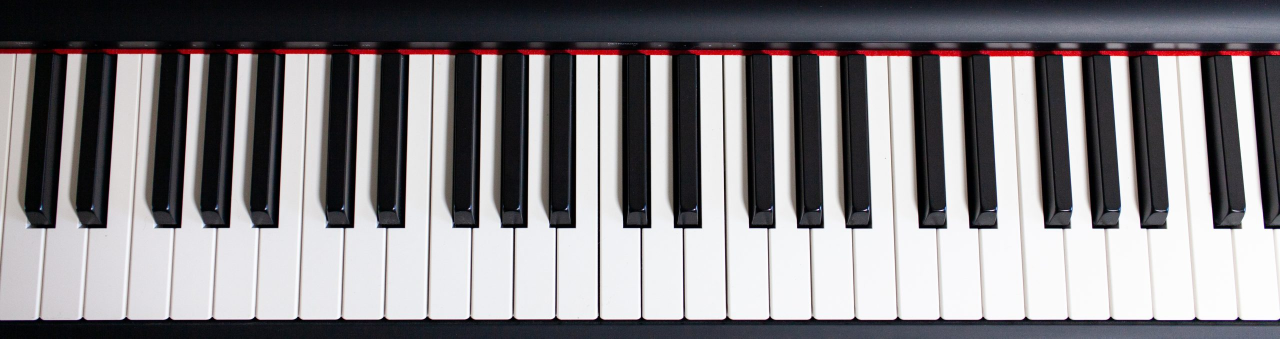
#> input picture above.jpeg, 2560 x 677 px (shown at 1/2 size)
$ python keyboard3.py
#> lines starting #> are read from the running program, lines starting #| are printed output that depends on the picture; after the words box and inside, x2 and y2 are one past the last pixel; in counts of white or black regions, pixels touching at a corner belong together; long printed decimals are rounded
import cv2
import numpy as np
import statistics


# input
image = cv2.imread('above.jpeg')
#> image is the input picture: shape (677, 2560, 3); mean B, G, R 135.9, 132.8, 135.3
ycrcb_image = cv2.cvtColor(image, cv2.COLOR_BGR2YCrCb)
#> ycrcb_image: shape (677, 2560, 3); mean of channels 0, 1, 2 133.9, 129, 129.1

# filter thresholds
lower_bound = np.array([ 100, 0, 0], dtype="uint8")
upper_bound = np.array([ 255, 145, 255], dtype="uint8")

# Create a binary mask based on the color filter thresholds
mask = cv2.inRange(ycrcb_image, lower_bound, upper_bound)
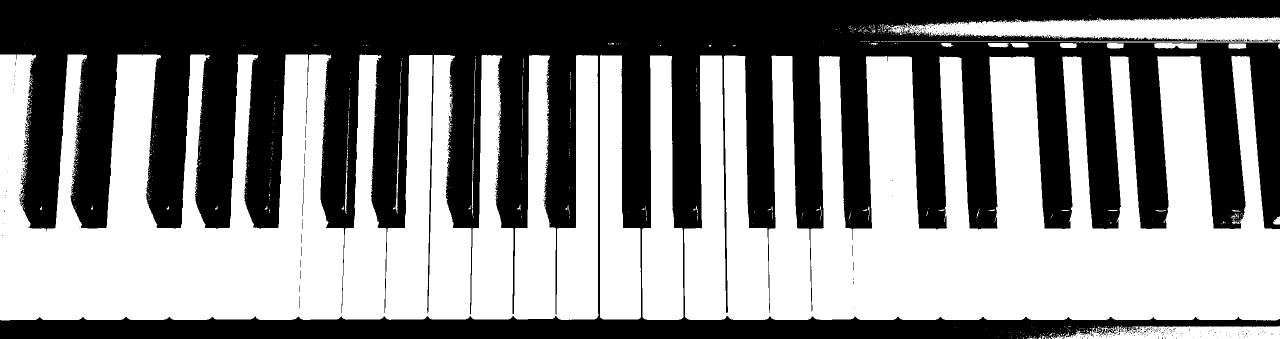
#> mask: shape (677, 2560) (shown at 1/2 size); 53.4% white; 423 black regions (410 under 20 px), largest, box (x1, y1, x2, y2) and area: (0, 0, 2560, 677) 805884, (2412, 77, 2489, 83) 205, (605, 383, 608, 432) 49

# Apply the mask to the original image to obtain the filtered image
filtered_image = cv2.bitwise_and(image, image, mask=mask)
image = filtered_image.copy()
image = cv2.GaussianBlur(image,(5,5),0)

# Display the filtered image
cv2.imshow('Filtered Image', filtered_image)

lower, upper = 0,0

# Convert the image to the HSV color space
hsv_image = cv2.cvtColor(filtered_image, cv2.COLOR_BGR2HSV)
#> hsv_image: shape (677, 2560, 3); mean H, S, V 40.8, 3.7, 120.3
static_color=False

for scan in range(0,image.shape[0],(int)(image.shape[0]/15))  :
     pt1_j = (int(0), int(scan))
     pt2_j = (int(image.shape[1]), int(scan))
     color_changes=0

     for x in range (0,int(image.shape[1]), int(image.shape[1]/120)):
            # Extract the color values
            h, s, v = hsv_image[scan, x]

        # Compare the color values of adjacent pixels
            if x > pt1_j[0]:
                prev_h, prev_s, prev_v = hsv_image[scan, x - 1]
                color_distance = int(np.sqrt((h - prev_h) ** 2 + (s - prev_s) ** 2 + (v - prev_v) ** 2))
                if color_distance > 30:
                    color_changes = color_changes+1

     if color_changes > 20:
          if static_color==True and lower!=0:
            continue
          elif static_color==True and lower==0:
            upper, lower= int(scan), int(scan)
            #cv2.line(image, pt1_j, pt2_j, (0, 255, 255), 3)
            static_color=False
          else:
            #cv2.line(image, pt1_j, pt2_j, (0, 255, 255), 3)
            static_color=False
            lower = int(scan)
     else :
          static_color =True
#> after the loop, upper = 45
print("upper", upper, "lower", lower)
#| upper 45 lower 45
if upper >=0 and lower>0 and upper!=lower and lower < image.shape[0]:
    image = image[upper-25:lower+25, :]
    cv2.imshow('Cropped Image', image)


# Convert the image to grayscale
gray = cv2.cvtColor(image, cv2.COLOR_BGR2GRAY)

# Resize the grayscale image to 160x120 pixels
#gray = cv2.resize(gray, (460, 120))

# Binarize the resized grayscale image with a threshold of 150
_, binarized = cv2.threshold(gray, 150, 255, cv2.THRESH_BINARY)
#> binarized: shape (677, 2560); 48% white; 20 white regions (7 under 20 px), largest, box (x1, y1, x2, y2) and area: (1449, 111, 2560, 640) 371105, (81, 109, 942, 639) 266666, (1369, 111, 1453, 639) 29842


# Apply Canny edge detection to the grayscale image
edges = cv2.Canny(binarized, 50, 150, apertureSize=3)
#> edges: shape (677, 2560); 1.7% white in thin lines or dots, all inside (x1, y1, x2, y2) = (0, 87, 2560, 640)

# Find contours in the edge-detected image
contours, _ = cv2.findContours(edges, cv2.RETR_EXTERNAL, cv2.CHAIN_APPROX_SIMPLE)
#> contours = 147 contours, 135 with area under 20; largest, box (x1, y1, x2, y2) and area: (941, 109, 1111, 639) 49411, (1368, 110, 1453, 639) 29842, (1112, 109, 1196, 639) 29154, (1200, 110, 1282, 639) 27088, (1284, 110, 1367, 639) 27006

# Draw the detected contours on a separate image
contour_image = np.zeros_like(image)
cv2.drawContours(contour_image, contours, -1, (255, 0, 255), 1)
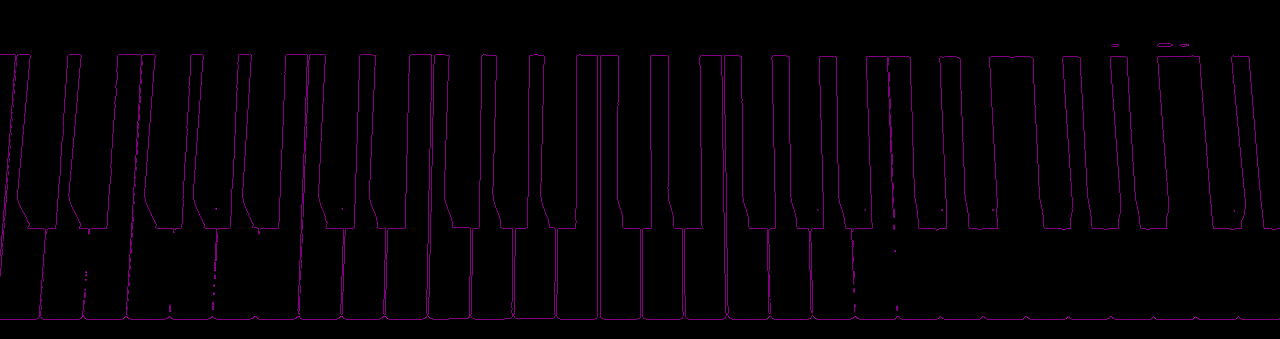
#> contour_image: shape (677, 2560, 3) (shown at 1/2 size); mean of channels 0, 1, 2 4.4, 0, 4.4; drawn as B, G, R

incident_pnts = []
def contour_and_line(contour, rho, theta, image, incident_pnts):
    distances = []
    for point in contour:
        x0, y0 = point[0]
        a = np.cos(theta)
        b = np.sin(theta)
        x = a * rho
        y = b * rho
        x1 = int(x + 1000 * (-b))
        y1 = int(y + 1000 * (a))
        if y0<=(int)(min1 + (max1 - min1)/12): #and x1 <  min1 + 8 and x1 > min1 - 8:
            cv2.circle(image, (x0, (int)(min1 + (max1 - min1)/12)), 2, (0, 255, 0), 1)  # Mark the incident points on the line
            incident_pnts.append((x0, (int)(min1 + (max1 - min1)/12)))

# Display the image with the drawn contours
#cv2.imshow('Detected Contours', contour_image)


# Apply Hough line transform to detect lines in the image
#lines = cv2.HoughLines(edges, 1, np.pi/180, threshold=100)
cdst = cv2.cvtColor(edges, cv2.COLOR_GRAY2BGR)
cdstP = np.copy(cdst)

lines = cv2.HoughLines(edges, 1, np.pi / 180, 150, None, 0, 0)
#> lines = 50 rows, first 8: [638, 1.57], [456, 1.57], [1200, 0], [1194, 0], [-1440, 3.12], [-1445, 3.12], [-1727, 3.11], [1152, 0]
#lines = cv2.HoughLines(edges, 1, np.pi / 180, 200)

cartesian_lines = []
angles = []
sum=0

max1 = 0
max2 = 0
min1 = image.shape[0]-1
#> min1 = 676
min2 = image.shape[0]-1
#> min2 = 676
end = 0
rhoBlue=0
thetaBlue=0
vertical_inclination, vertical_counter=0,0

if lines is not None:
        for i in range(0, len(lines)):
            rho = lines[i][0][0]
            theta = lines[i][0][1]
            a = np.cos(theta)
            b = np.sin(theta)
            angle = np.arctan2(b, a)  # angle of the line
            angles.append(angle)
            sum = sum+np.abs(angle)
            x0 = a * rho
            y0 = b * rho
            pt1 = (int(x0 + 1000*(-b)), int(y0 + 1000*(a)))
            pt2 = (int(x0 - 1000*(-b)), int(y0 - 1000*(a)))
            if (theta < 0.1) or (theta > np.pi - 0.1):
                 #cv2.line(cdst, pt1, pt2, (0, 255, 255), 1)
                 vertical_inclination=vertical_inclination+np.abs(angle)
                 vertical_counter = vertical_counter+1
            else:
                cv2.line(cdst, pt1, pt2, (0, 0, 255), 1)
                #print("pt1_y ", pt1[1], " pt2_y ", pt2[1])

                if max1 < pt1[1]:
                  max1 = pt1[1]
                  rhoBlue = rho
                  thetaBlue = theta
                if max2 < pt2[1]:
                    max2 = pt2[1]
                    rhoBlue = rho
                    thetaBlue = theta
                if min1 > pt1[1]:
                    min1 = pt1[1]
                    rhoBlue = rho
                    thetaBlue = theta
                if min2 > pt2[1]:
                    min2 = pt2[1]
                    rhoBlue = rho
                    thetaBlue = theta
                if end < pt2[0]:
                    end = pt2[0]
                    rhoBlue = rho
                    thetaBlue = theta
#> this loop made 50 passes
#> (rho, theta, a, b, angle, sum, x0, y0) on pass 1: (638, 1.57, -4.37e-08, 1, 1.57, 1.57, -2.79e-05, 638)
#> (rho, theta, a, b, angle, sum, x0, y0) on passes 2, 9: (456, 1.57, -4.37e-08, 1, 1.57, 3.14, -1.99e-05, 456), (109, 1.57, -4.37e-08, 1, 1.57, 14.07, -4.76e-06, 109)
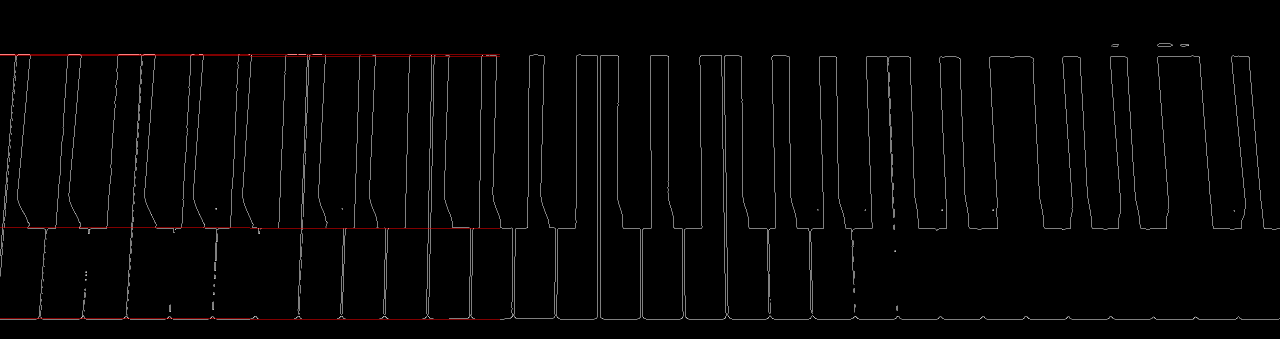
#> cdst: shape (677, 2560, 3) (shown at 1/2 size); mean B, G, R 4.3, 4.3, 4.9
#> after the loop, angles = 50 values, max 3.12 at index 4, min 0 at index 2, mean 1.26; end = 999; max1 = 637; max2 = 638; min1 = 108; min2 = 109; rhoBlue = 109; sum = 63.09; thetaBlue = 1.57; vertical_counter = 46; vertical_inclination = 56.81
        print("min1 ", min1, ",min2 ", min2, " max1 ", max1, " max2-",max2)
#| min1  108 ,min2  109  max1  637  max2- 638
        cv2.line(cdst, (0, (int)(min1 + (max1 - min1)/12)), (end, (int)(min2 + (max2 - min2)/12)), (255,0,0), 1, cv2.LINE_AA)
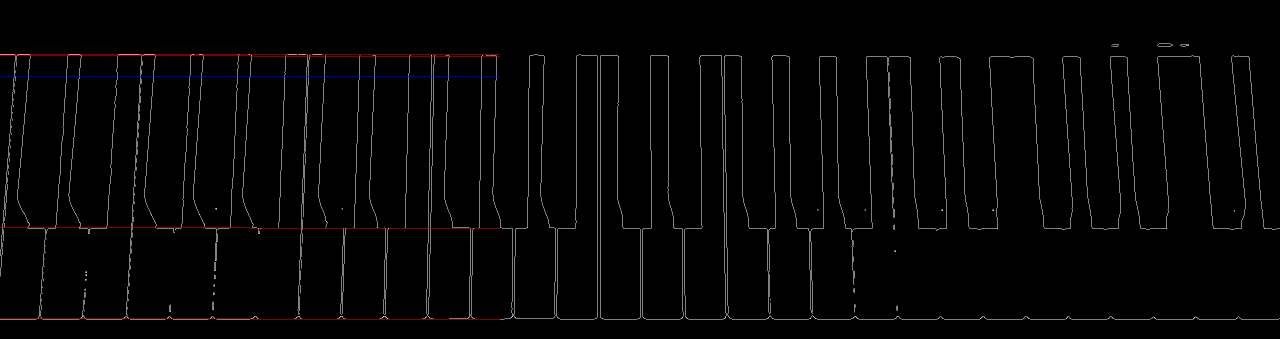
#> cdst: shape (677, 2560, 3) (shown at 1/2 size); 0.17% of pixels changed, all inside (x1, y1, x2, y2) = (0, 151, 1001, 155)


# Iterate through contours and Hough lines to calculate distances
for i, contour in enumerate(contours):
    distance = contour_and_line(contour, rhoBlue, thetaBlue, image, incident_pnts)
#> this loop made 147 passes
avg = sum / len(lines)
#> avg = 1.26
avg_vertical=vertical_inclination/vertical_counter
#> avg_vertical = 1.24
print("media", avg)
#| media 1.262

def discardOutliersLines(lines):
# threshold for angle similarity
    angle_threshold = np.radians(2)

    # Identify and draw parallel lines
    for i in range(len(lines)):
        for j in range(i + 1, len(lines)):
            delta_angle = np.abs(angles[i] - angles[j])
            if delta_angle < angle_threshold and angles[i]<=avg+0.6 and angles[i]>=avg-0.6 :
                # Draw the lines on the original image
                rho_i, theta_i = lines[i][0]
                a_i = np.cos(theta_i)
                b_i = np.sin(theta_i)
                x0_i = a_i * rho_i
                y0_i = b_i * rho_i
                pt1_i = (int(x0_i + 1000 * (-b_i)), int(y0_i + 1000 * (a_i)))
                pt2_i = (int(x0_i - 1000 * (-b_i)), int(y0_i - 1000 * (a_i)))
                cv2.line(cdst, pt1_i, pt2_i, (0, 0, 255), 1)

                rho_j, theta_j = lines[j][0]
                a_j = np.cos(theta_j)
                b_j = np.sin(theta_j)
                x0_j = a_j * rho_j
                y0_j = b_j * rho_j
                pt1_j = (int(x0_j + 1000 * (-b_j)), int(y0_j + 1000 * (a_j)))
                pt2_j = (int(x0_j - 1000 * (-b_j)), int(y0_j - 1000 * (a_j)))
                cv2.line(cdst, pt1_j, pt2_j, (0, 0, 255), 1)
#> this loop made 50 passes


discardOutliersLines(lines)

# Display the image with the detected lines and valid combinations

cv2.imshow('Keyboard Location', image)
cv2.imshow('Keyboard gray', edges)
cv2.imshow("Detected Lines (in green) - Standard Hough Line Transform", cdst)

_,cols,_ = image.shape
#> cols = 2560
tasti = []

print("min1 - ", min1)
#| min1 -  108
for x in incident_pnts:
     # if x[1] <  min1 + 8 and x[1] > min1 - 8:
           tasti.append(x[0])
tasti = list(set(tasti))
k =0 # tasti[0]
# [10 lines of commented-out code are left out]
for i in tasti:
    cv2.circle(image, (i, (int)(min1 + (max1 - min1)/12)), 2, (255, 0, 0), 1)
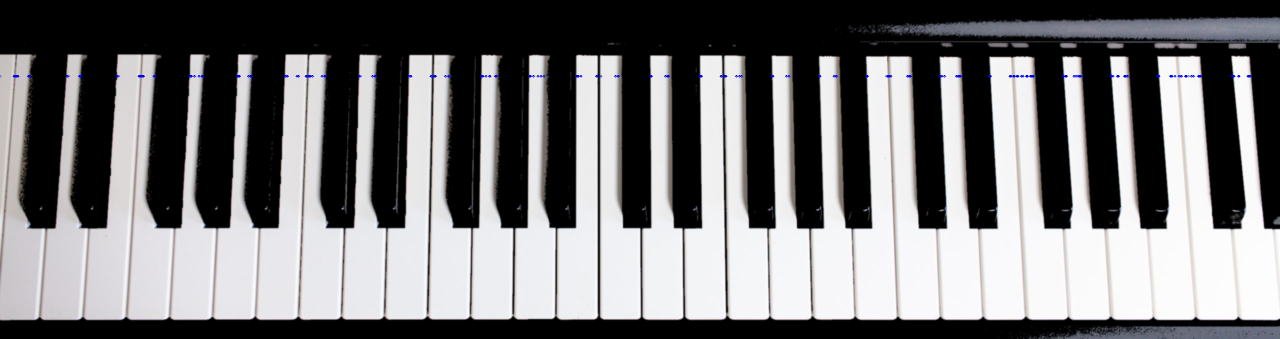
#> image: shape (677, 2560, 3) (shown at 1/2 size); mean B, G, R 119.3, 118, 118.7
cv2.imshow("tasti", image)
print(tasti)

tasti_neri = []
tasti_bianchi =[]
k = True

for i in tasti:
    if i-2>=0 and i+2 < gray.shape[1]:
        if gray[(int)(min1 + (max1 - min1)/12), i - 2] > 140 and gray[(int)(min1 + (max1 - min1)/12), i + 2] > 140:
            tasti_bianchi.append(i)
        else: # gray[(int)(min1 + (max1 - min1)/12), i - 1] > 160 and gray[(int)(min1 + (max1 - min1)/12), i + 1] < 60:
            tasti_neri.append(i)
    else :
         if gray[(int)(min1 + (max1 - min1)/12), i - 1] > 140 and gray[(int)(min1 + (max1 - min1)/12), i] > 140:
            tasti_bianchi.append(i)
         else: # gray[(int)(min1 + (max1 - min1)/12), i - 1] > 160 and gray[(int)(min1 + (max1 - min1)/12), i + 1] < 60:
            tasti_neri.append(i)
#> after the loop, tasti_bianchi = 211 values, max 2498 at index 91, min 29 at index 10, mean 1500.7; tasti_neri = 151 values, max 2500 at index 58, min 0 at index 0, mean 1159.2


tasti_neri.sort()
k = 0
for i in tasti_neri:
    if i < k + 2 and i > k - 2:
          tasti_neri.remove(i)
    else:
         k = i
#> this loop made 108 passes
#> (i, k) on passes 2, 3, 5, 7, 9, 10, 12: (28, 28), (30, 30), (56, 56), (59, 59), (134, 134), (158, 158), (161, 161)
#> i on passes 4, 6, 8, 11, 13, 14: 31, 57, 60, 159, 162, 234


tasti_neri = list(set(tasti_neri))
print(len(tasti_bianchi), len(tasti_neri))
#| 211 107
tasti_neri.sort()

dist = []
for i in range(1,len(tasti_neri) - 2):
      dist.append(tasti_neri[i + 1] - tasti_neri[i])
#> this loop made 104 passes
media = statistics.mean(dist)
for i in range(1,len(tasti_neri) - 2):
      if dist[i - 1] > media - 2:
            tasti_bianchi.append(tasti_neri[i] + int(dist[i - 1] / 2))

print(len(tasti_bianchi), media)
#| 257 23
tasti_bianchi.sort()
k = 0
for i in tasti_bianchi:
    if i < k + 3 and i > k - 3:
          tasti_bianchi.remove(i)
    else:
         k = i
#> this loop made 190 passes
#> i on passes 1 to 3: 29, 33, 34

print(len(tasti_bianchi))
#| 190

angle = avg_vertical* 180 / np.pi
#print("avg_vertical", angle)
length = 150


# [9 lines of commented-out code are left out]

for i in tasti_bianchi:
    cv2.line(image, (i, max1), (i, min1), (0, 0, 255), 1)
#> this loop made 190 passes
#> i on passes 1 to 3: 29, 33, 35
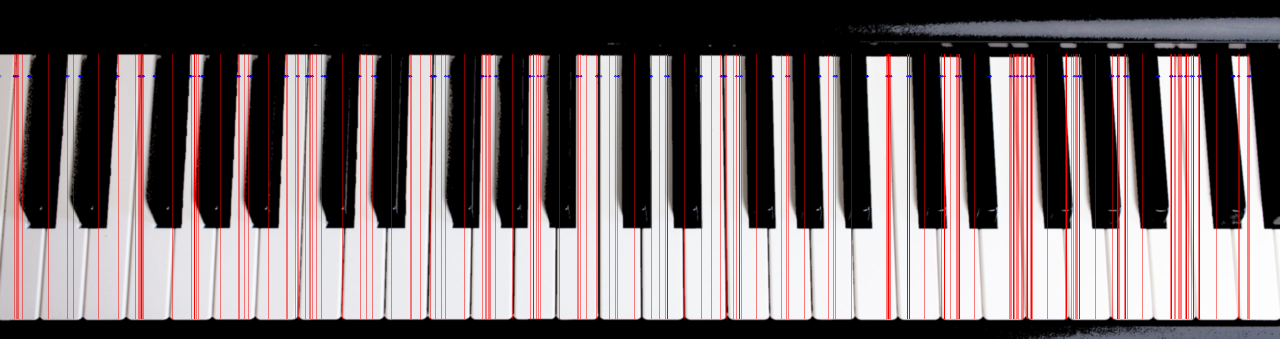
#> image: shape (677, 2560, 3) (shown at 1/2 size); 5.81% of pixels changed, all inside (x1, y1, x2, y2) = (29, 108, 2499, 638)
for i in tasti_neri:
    cv2.line(image, (i, min1), (i, int(pt2_j[1])), (0, 255, 0), 2)
#> this loop made 107 passes
#> i on passes 1 to 12: 27, 28, 30, 32, 56, 58, 59, 133, 134, 158, 160, 161
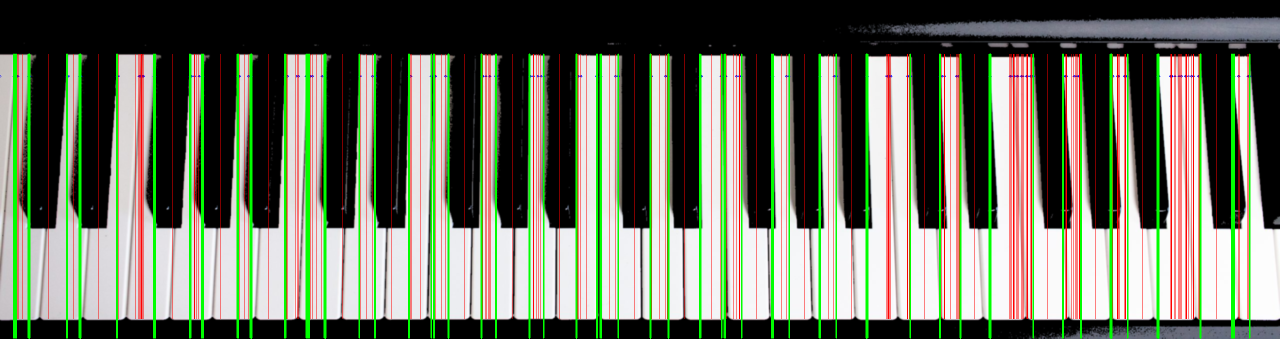
#> image: shape (677, 2560, 3) (shown at 1/2 size); 7.68% of pixels changed, all inside (x1, y1, x2, y2) = (26, 107, 2501, 677)
cv2.imshow("tasti bianchi", image)

# Key identification
# We cross-correlate two discrete sequences:
# the one of the keys detected with 1 if white keys and  otherwise k_u
# the one with the a valid sequence of keys k_v
k_u = []
k_v = []
for i in range(cols):
    if i in tasti_bianchi:
          k_u.append(1)
    elif i in tasti_neri:
         k_u.append(0)

k_v.append(1)
k_v.append(0)
k_v.append(1)
k_v.append(0)
k_v.append(1)
k_v.append(1)
k_v.append(1)
k_v.append(0)
k_v.append(1)
k_v.append(0)
k_v.append(1)
k_v.append(0)
k_v.append(1)


cv2.waitKey(0)
cv2.destroyAllWindows()
